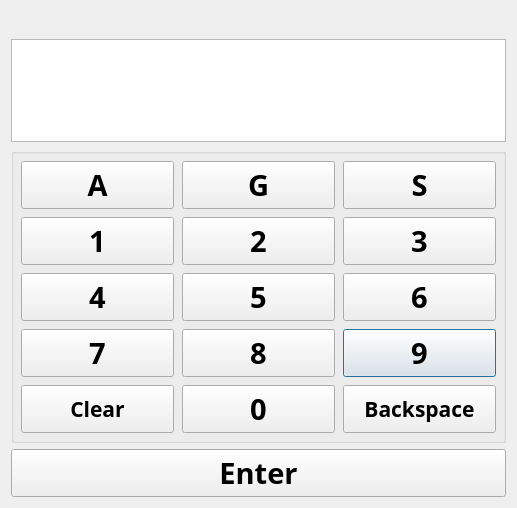
<?xml version="1.0" encoding="UTF-8"?>
<ui version="4.0">
 <class>SWFSCBCNumPad</class>
 <widget class="QDialog" name="SWFSCBCNumPad">
  <property name="windowModality">
   <enum>Qt::WindowModal</enum>
  </property>
  <property name="geometry">
   <rect>
    <x>0</x>
    <y>0</y>
    <width>517</width>
    <height>508</height>
   </rect>
  </property>
  <property name="windowTitle">
   <string>Barcode NumPad</string>
  </property>
  <layout class="QVBoxLayout" name="verticalLayout">
   <item>
    <widget class="QLabel" name="msgLabel">
     <property name="font">
      <font>
       <pointsize>14</pointsize>
      </font>
     </property>
     <property name="text">
      <string/>
     </property>
    </widget>
   </item>
   <item>
    <widget class="QTextEdit" name="dispEdit">
     <property name="font">
      <font>
       <family>Arial Black</family>
       <pointsize>14</pointsize>
       <weight>75</weight>
       <bold>true</bold>
      </font>
     </property>
    </widget>
   </item>
   <item>
    <widget class="QGroupBox" name="groupBox">
     <property name="sizePolicy">
      <sizepolicy hsizetype="Expanding" vsizetype="Expanding">
       <horstretch>0</horstretch>
       <verstretch>0</verstretch>
      </sizepolicy>
     </property>
     <property name="title">
      <string/>
     </property>
     <layout class="QGridLayout" name="gridLayout">
      <property name="leftMargin">
       <number>7</number>
      </property>
      <property name="topMargin">
       <number>7</number>
      </property>
      <property name="rightMargin">
       <number>7</number>
      </property>
      <property name="bottomMargin">
       <number>7</number>
      </property>
      <property name="spacing">
       <number>8</number>
      </property>
      <item row="3" column="2">
       <widget class="QPushButton" name="pBtn9">
        <property name="sizePolicy">
         <sizepolicy hsizetype="Minimum" vsizetype="Expanding">
          <horstretch>0</horstretch>
          <verstretch>0</verstretch>
         </sizepolicy>
        </property>
        <property name="font">
         <font>
          <family>Arial Black</family>
          <pointsize>22</pointsize>
          <weight>75</weight>
          <bold>true</bold>
         </font>
        </property>
        <property name="text">
         <string>9</string>
        </property>
       </widget>
      </item>
      <item row="0" column="0">
       <widget class="QPushButton" name="pBtnA">
        <property name="sizePolicy">
         <sizepolicy hsizetype="Minimum" vsizetype="Expanding">
          <horstretch>0</horstretch>
          <verstretch>0</verstretch>
         </sizepolicy>
        </property>
        <property name="font">
         <font>
          <family>Arial Black</family>
          <pointsize>22</pointsize>
          <weight>75</weight>
          <bold>true</bold>
         </font>
        </property>
        <property name="text">
         <string>A</string>
        </property>
       </widget>
      </item>
      <item row="3" column="1">
       <widget class="QPushButton" name="pBtn8">
        <property name="sizePolicy">
         <sizepolicy hsizetype="Minimum" vsizetype="Expanding">
          <horstretch>0</horstretch>
          <verstretch>0</verstretch>
         </sizepolicy>
        </property>
        <property name="font">
         <font>
          <family>Arial Black</family>
          <pointsize>22</pointsize>
          <weight>75</weight>
          <bold>true</bold>
         </font>
        </property>
        <property name="text">
         <string>8</string>
        </property>
       </widget>
      </item>
      <item row="2" column="0">
       <widget class="QPushButton" name="pBtn4">
        <property name="sizePolicy">
         <sizepolicy hsizetype="Minimum" vsizetype="Expanding">
          <horstretch>0</horstretch>
          <verstretch>0</verstretch>
         </sizepolicy>
        </property>
        <property name="font">
         <font>
          <family>Arial Black</family>
          <pointsize>22</pointsize>
          <weight>75</weight>
          <bold>true</bold>
         </font>
        </property>
        <property name="text">
         <string>4</string>
        </property>
       </widget>
      </item>
      <item row="1" column="1">
       <widget class="QPushButton" name="pBtn2">
        <property name="sizePolicy">
         <sizepolicy hsizetype="Minimum" vsizetype="Expanding">
          <horstretch>0</horstretch>
          <verstretch>0</verstretch>
         </sizepolicy>
        </property>
        <property name="font">
         <font>
          <family>Arial Black</family>
          <pointsize>22</pointsize>
          <weight>75</weight>
          <bold>true</bold>
         </font>
        </property>
        <property name="text">
         <string>2</string>
        </property>
       </widget>
      </item>
      <item row="3" column="0">
       <widget class="QPushButton" name="pBtn7">
        <property name="sizePolicy">
         <sizepolicy hsizetype="Minimum" vsizetype="Expanding">
          <horstretch>0</horstretch>
          <verstretch>0</verstretch>
         </sizepolicy>
        </property>
        <property name="font">
         <font>
          <family>Arial Black</family>
          <pointsize>22</pointsize>
          <weight>75</weight>
          <bold>true</bold>
         </font>
        </property>
        <property name="text">
         <string>7</string>
        </property>
       </widget>
      </item>
      <item row="2" column="1">
       <widget class="QPushButton" name="pBtn5">
        <property name="sizePolicy">
         <sizepolicy hsizetype="Minimum" vsizetype="Expanding">
          <horstretch>0</horstretch>
          <verstretch>0</verstretch>
         </sizepolicy>
        </property>
        <property name="font">
         <font>
          <family>Arial Black</family>
          <pointsize>22</pointsize>
          <weight>75</weight>
          <bold>true</bold>
         </font>
        </property>
        <property name="text">
         <string>5</string>
        </property>
       </widget>
      </item>
      <item row="1" column="2">
       <widget class="QPushButton" name="pBtn3">
        <property name="sizePolicy">
         <sizepolicy hsizetype="Minimum" vsizetype="Expanding">
          <horstretch>0</horstretch>
          <verstretch>0</verstretch>
         </sizepolicy>
        </property>
        <property name="font">
         <font>
          <family>Arial Black</family>
          <pointsize>22</pointsize>
          <weight>75</weight>
          <bold>true</bold>
         </font>
        </property>
        <property name="text">
         <string>3</string>
        </property>
       </widget>
      </item>
      <item row="4" column="1">
       <widget class="QPushButton" name="pBtn0">
        <property name="sizePolicy">
         <sizepolicy hsizetype="Minimum" vsizetype="Expanding">
          <horstretch>0</horstretch>
          <verstretch>0</verstretch>
         </sizepolicy>
        </property>
        <property name="font">
         <font>
          <family>Arial Black</family>
          <pointsize>22</pointsize>
          <weight>75</weight>
          <bold>true</bold>
         </font>
        </property>
        <property name="text">
         <string>0</string>
        </property>
       </widget>
      </item>
      <item row="2" column="2">
       <widget class="QPushButton" name="pBtn6">
        <property name="sizePolicy">
         <sizepolicy hsizetype="Minimum" vsizetype="Expanding">
          <horstretch>0</horstretch>
          <verstretch>0</verstretch>
         </sizepolicy>
        </property>
        <property name="font">
         <font>
          <family>Arial Black</family>
          <pointsize>22</pointsize>
          <weight>75</weight>
          <bold>true</bold>
         </font>
        </property>
        <property name="text">
         <string>6</string>
        </property>
       </widget>
      </item>
      <item row="1" column="0">
       <widget class="QPushButton" name="pBtn1">
        <property name="sizePolicy">
         <sizepolicy hsizetype="Minimum" vsizetype="Expanding">
          <horstretch>0</horstretch>
          <verstretch>0</verstretch>
         </sizepolicy>
        </property>
        <property name="font">
         <font>
          <family>Arial Black</family>
          <pointsize>22</pointsize>
          <weight>75</weight>
          <bold>true</bold>
         </font>
        </property>
        <property name="text">
         <string>1</string>
        </property>
       </widget>
      </item>
      <item row="4" column="0">
       <widget class="QPushButton" name="pBtnClr">
        <property name="sizePolicy">
         <sizepolicy hsizetype="Minimum" vsizetype="Expanding">
          <horstretch>0</horstretch>
          <verstretch>0</verstretch>
         </sizepolicy>
        </property>
        <property name="font">
         <font>
          <family>Arial Black</family>
          <pointsize>16</pointsize>
          <weight>75</weight>
          <bold>true</bold>
         </font>
        </property>
        <property name="text">
         <string>Clear</string>
        </property>
       </widget>
      </item>
      <item row="4" column="2">
       <widget class="QPushButton" name="pBtnBsp">
        <property name="sizePolicy">
         <sizepolicy hsizetype="Minimum" vsizetype="Expanding">
          <horstretch>0</horstretch>
          <verstretch>0</verstretch>
         </sizepolicy>
        </property>
        <property name="font">
         <font>
          <family>Arial Black</family>
          <pointsize>16</pointsize>
          <weight>75</weight>
          <bold>true</bold>
         </font>
        </property>
        <property name="text">
         <string>Backspace</string>
        </property>
       </widget>
      </item>
      <item row="0" column="1">
       <widget class="QPushButton" name="pBtnG">
        <property name="sizePolicy">
         <sizepolicy hsizetype="Minimum" vsizetype="Expanding">
          <horstretch>0</horstretch>
          <verstretch>0</verstretch>
         </sizepolicy>
        </property>
        <property name="font">
         <font>
          <family>Arial Black</family>
          <pointsize>22</pointsize>
          <weight>75</weight>
          <bold>true</bold>
         </font>
        </property>
        <property name="text">
         <string>G</string>
        </property>
       </widget>
      </item>
      <item row="0" column="2">
       <widget class="QPushButton" name="pBtnS">
        <property name="font">
         <font>
          <family>Arial Black</family>
          <pointsize>22</pointsize>
          <weight>75</weight>
          <bold>true</bold>
         </font>
        </property>
        <property name="text">
         <string>S</string>
        </property>
       </widget>
      </item>
     </layout>
    </widget>
   </item>
   <item>
    <widget class="QPushButton" name="pBtnEnt">
     <property name="font">
      <font>
       <family>Arial Black</family>
       <pointsize>22</pointsize>
       <weight>75</weight>
       <bold>true</bold>
      </font>
     </property>
     <property name="text">
      <string>Enter</string>
     </property>
    </widget>
   </item>
  </layout>
 </widget>
 <resources/>
 <connections/>
</ui>
